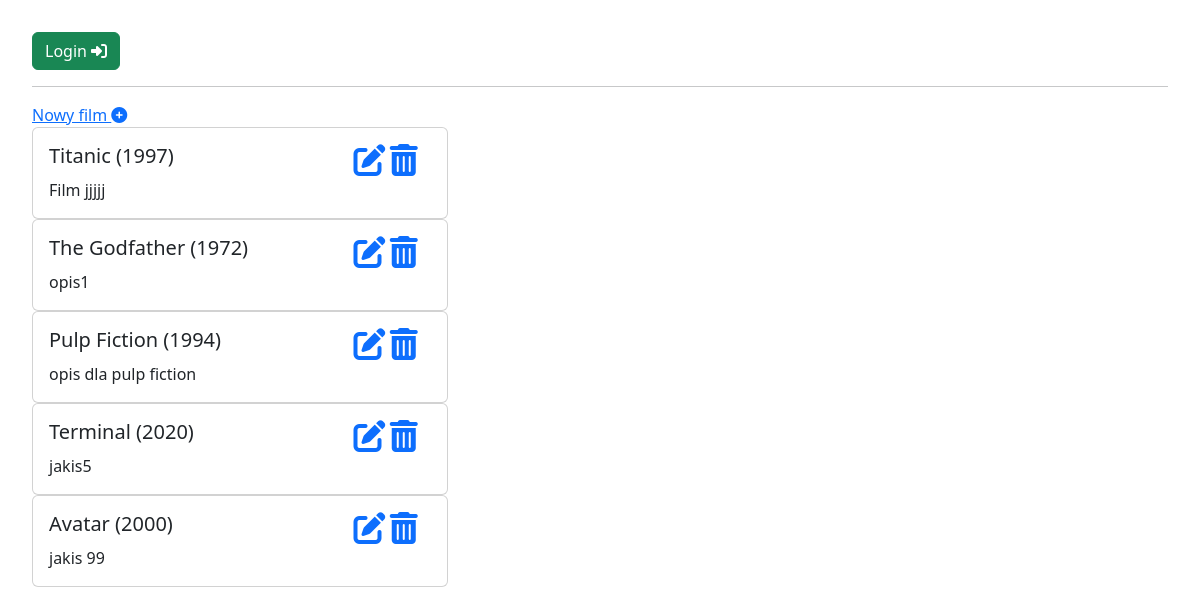
Before: /filmy/wszystkie/ with the older database file.
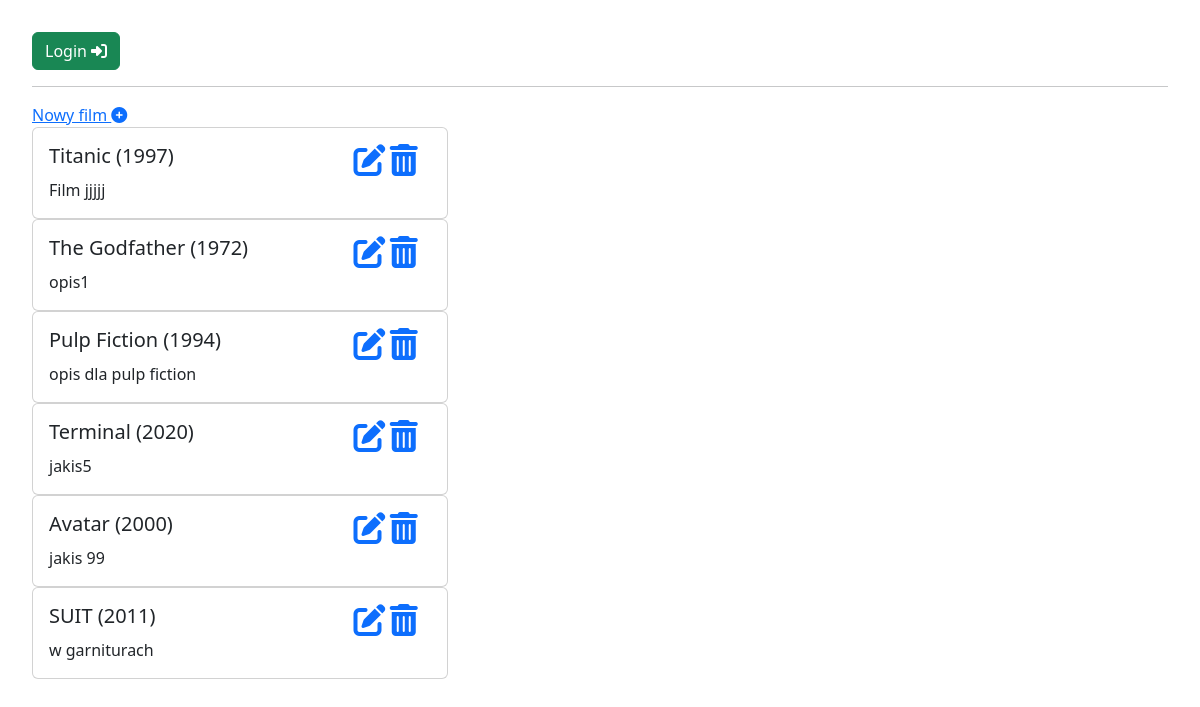
After: the same page with the newer database file.
### filmyweb/models.py (models this page shows)
class Film(models.Model):
    tytul = models.CharField(max_length=64, blank=False, unique=True)
    rok = models.PositiveSmallIntegerField(default=2000)
    opis = models.TextField(default="")
    premiera = models.DateField(null=True, blank=True)
    imdb_rating = models.DecimalField(max_digits=4, decimal_places=2, null=True, blank=True)
    plakat = models.ImageField(upload_to="plakaty", null=True, blank=True)
    def __str__(self):
        return self.tytul_z_rokiem()
    def tytul_z_rokiem(self):
        return "{} ({})".format(self.tytul, self.rok)

### filmyweb/views.py (the view)
# urls.py: path('wszystkie/', wszystkie_filmy, name='wszystkie'),
def wszystkie_filmy(request):
    wszystkie = Film.objects.all()
    return render(request, 'filmy.html', {'filmy': wszystkie})

### templates/filmy.html (shortened to what this page needs)
{% extends 'glowny.html' %}
{% block strona %}
    <div class="jumbotron">
        {% if user.is_authenticated %}
            <h1 class="display-4">Witaj {{ user.username }}</h1>
            <form method="post" action="{% url 'logout' %}">
                {% csrf_token %}
                <button type="submit" class="btn btn-success">Logout <i class="fa-solid fa-right-from-bracket"></i></button>
            </form>
        {% else %}
            <a href="{% url 'login' %}" class="btn btn-success">Login <i class="fa-solid fa-right-to-bracket"></i></a>
        {% endif %}
    </div>
<hr>
<a href="{% url 'nowy_film' %}">Nowy film <i class="fa-solid fa-circle-plus"></i></a>
    {% if filmy|length == 0 %}
        <h2>Brak filmow</h2>
    {% else %}
        {%  for film in filmy %}
            <div class="card" style="width: 26rem;">
              <div class="card-body">
                <div class="row">
                    <div class="col-9">
                        <h5 class="card-title">{{ film }}</h5>
                    </div>
                    <div class="col-3">
                        <a href="{% url 'edit_film' film.id %}"><i class="fa-solid fa-2x fa-pen-to-square"></i></a>
                        <a href="{% url 'usun_film' film.id %}"><i class="fa-solid fa-2x fa-trash-can"></i></a>
                    </div>
                </div>
                <div class="row">
                    <p class="card-text">{{ film.opis }}</p>
                </div>
              </div>
            </div>
        {% endfor %}
    {% endif %}
{% endblock %}

### templates/glowny.html (shortened to what this page needs)
{% load static %}
<!doctype html>
<html lang="en">
<head>
    <link rel="stylesheet" href="https://cdn.jsdelivr.net/npm/bootstrap@5.3.3/dist/css/bootstrap.min.css">
    <link rel="stylesheet" href="{% static 'nowy.css' %}">
</head>
<body>
    {% block strona %} {% endblock %}
</body>
</html>

### filmyweb/static/nowy.css (style rules this page uses)
body { padding: 2rem; }

Changed rows visible on the page:
added Film: tytul+rok "SUIT (2011)", opis "w garniturach"
